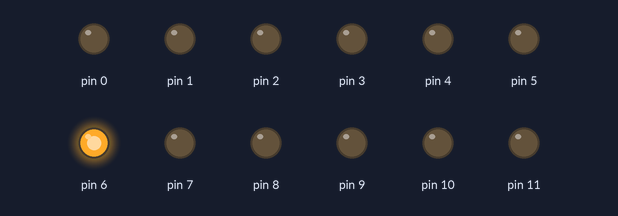
A sketch run on a simulated Arduino Uno, built with avr-gcc and run on an emulated ATmega328P. Shown: output pins drawn as LEDs (lit = HIGH).

Above: at 1.0 s.
At 3.0 s:
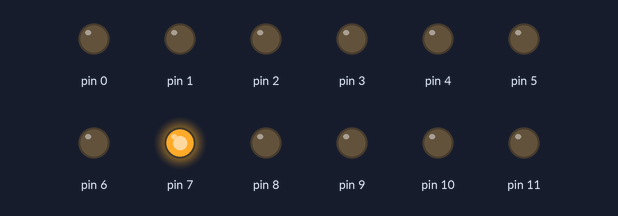
At 5.0 s:
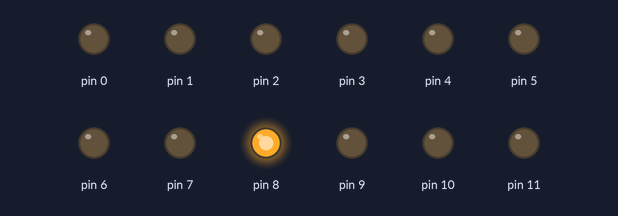
At 7.0 s:
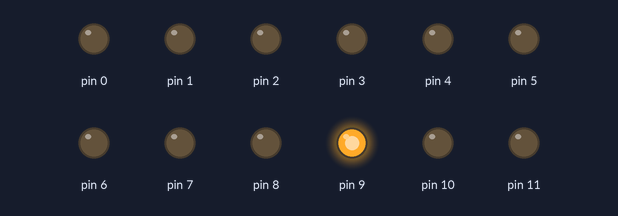
At 9.0 s:
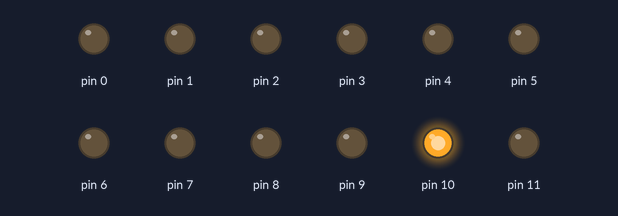
At 11.0 s:
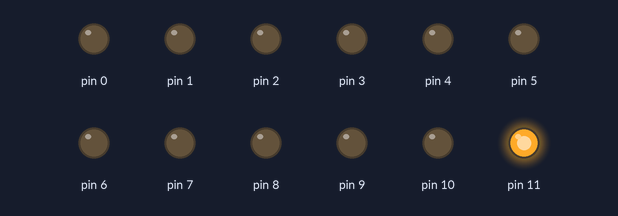
Timing chart, 0 to 15.6 s (numbered marks = the images above):
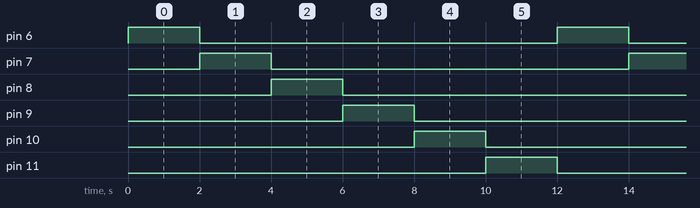

The sketch:

pumpTest_3_10_21.ino
```cpp
//Number of pumps with pins from NUM_PUMPS-1 to NUM_PUMPS (Not inclusive)
  //If NUM_PUMPS == 2:   pumps on pins 0 & 1
#define NUM_PUMPS 12

void setup() {

  for(int ii =0; ii<NUM_PUMPS;ii++){
    pinMode(ii,OUTPUT);
  }


}

void loop() {
//adjusted to run in sequence for 2 seconds on per pump
for (int jj=6; jj<NUM_PUMPS;jj++){ //to test from pumps 6-11
  digitalWrite(jj,HIGH);
  delay(2000);
  digitalWrite(jj,LOW);
}
/*  for(int jj=0; jj<NUM_PUMPS;jj++){
    digitalWrite(jj,HIGH);
  }
*/
/* //Uncomment if you want pumps to alternate between on and off
  delay(1000); //Delay in microseconds
  for(int jj=0; jj<NUM_PUMPS;jj++){
    digitalWrite(jj,LOW);
  }
  delay(1000);
*/


}
```

Measured:
- by itself, pin 6–11: alternates HIGH for 2.0 s and LOW for 10.0 s
- by itself, everything shown: repeats every 12.0 s, in 7 steps
